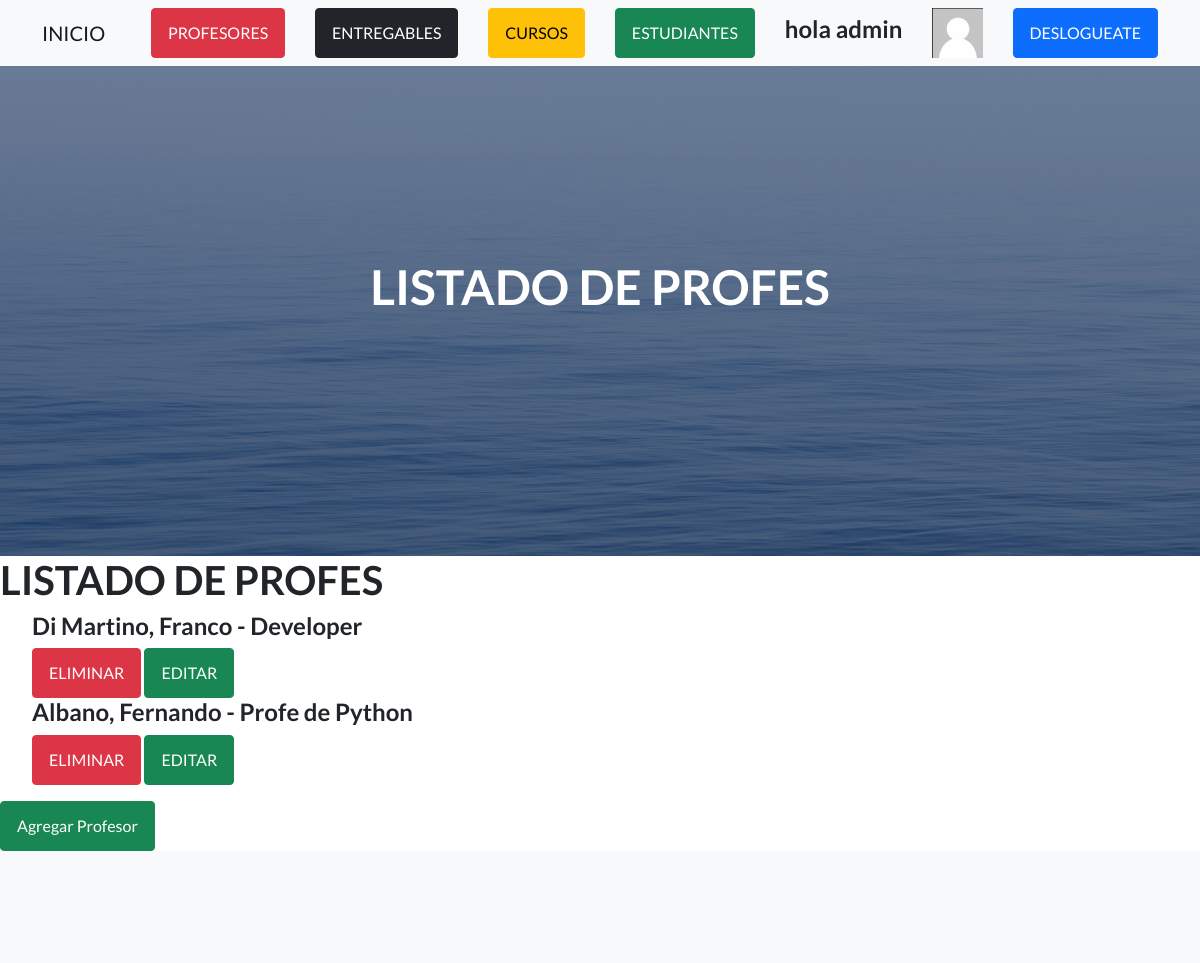
The page /AppCoder/leerProfesores/ (signed in, upper part) on the database as committed earlier.
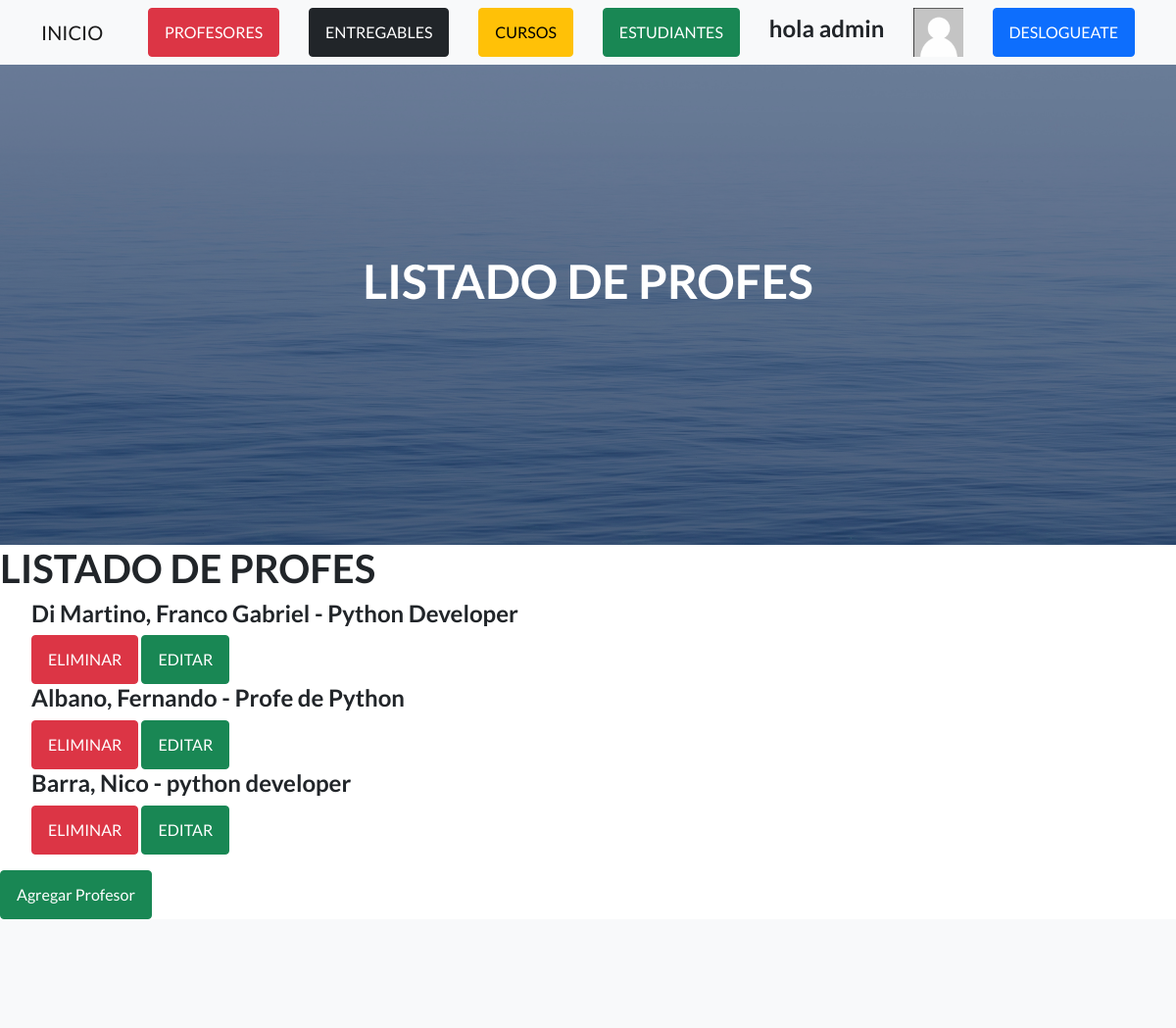
The same page on the database as committed later.
### AppCoder/models.py (models this page shows)
class Profesor(models.Model):
    nombre= models.CharField(max_length=50)
    apellido= models.CharField(max_length=50)
    email= models.EmailField()
    profesion= models.CharField(max_length=50)
    def __str__(self):
        return self.nombre+" "+self.apellido

### AppCoder/views.py (the view)
# urls.py: path("leerProfesores/", leerProfesores, name="leerProfesores"),
@login_required
def leerProfesores(request):
    profesores=Profesor.objects.all()
    print(list(profesores))
    return render(request, "Appcoder/leerProfesores.html", {"profesores":profesores, "avatar":obtenerAvatar(request)})

### AppCoder/views.py (called while the page is built)
def obtenerAvatar(request):
    lista=Avatar.objects.filter(user=request.user)
    if len(lista)!=0:
        imagen=lista[0].imagen.url
    else:
        imagen="/media/avatares/avatarpordefecto.png"
    return imagen

### AppCoder/templates/AppCoder/leerProfesores.html
{% extends "AppCoder/padre.html" %}
{% load static %}
{% block titulo %}
<h1 class="mb-5">LISTADO DE PROFES</h1>
{% endblock %}
{% block contenido_que_cambia %}
<h1>LISTADO DE PROFES</h1>
{% if profesores %}
<ul>
    {% for profe in profesores %}
        <h4>{{ profe.apellido }}, {{ profe.nombre }} - {{ profe.profesion }}</h4>
        <a class="btn btn-danger" href="{% url 'eliminarProfesor' profe.id %}">ELIMINAR</a>
        <a class="btn btn-success" href="{% url 'editarProfesor' profe.id %}">EDITAR</a>
        <br>
    {% endfor %}
</ul>
{% else %}
<p>NO SE ENCONTRARON PROFESORES</p>
{% endif %}
<a class="btn btn-success" href="{% url 'profeFormulario' %}">Agregar Profesor</a>
{% endblock %}

Rows that differ between the two databases and show on the page:
changed Profesor "Di Martino": nombre "Franco" → "Franco Gabriel"; profesion "Developer" → "Python Developer"
added Profesor: apellido "Barra", nombre "Nico", profesion "python developer"
